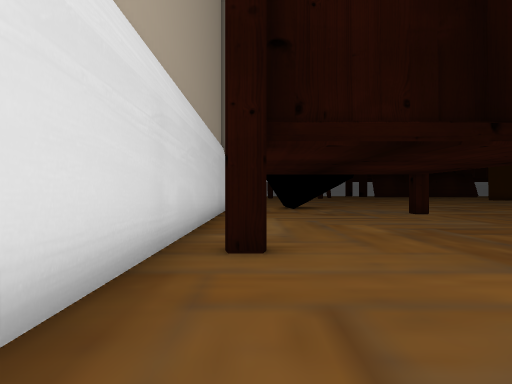
[1] (above)

24 first-person views from a walk through a scene from a Unity 3-D project. The camera is 1.4 m above the floor, looks level and sees 70° across. Doors are open. The floor is counted in squares, 2 m on a side. Each view is taken from the middle of a square. On the plan, view 1 faces up. The plan holds only what a view shows up to about 11 squares ahead; the rest is blank. The place goes on beyond the plan. Some surface patterns are stand-ins.

[2]
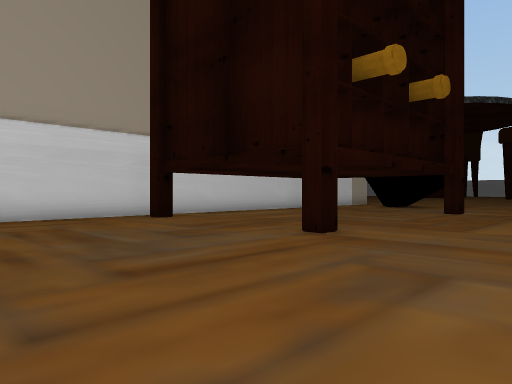

[3]
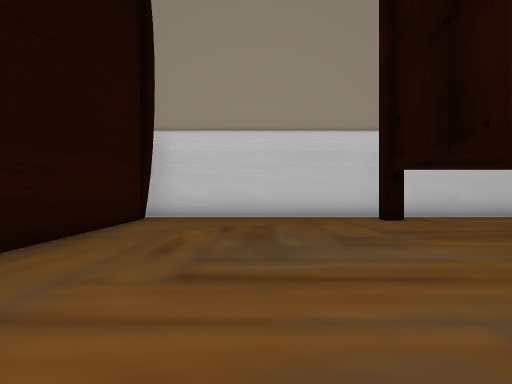

[4]
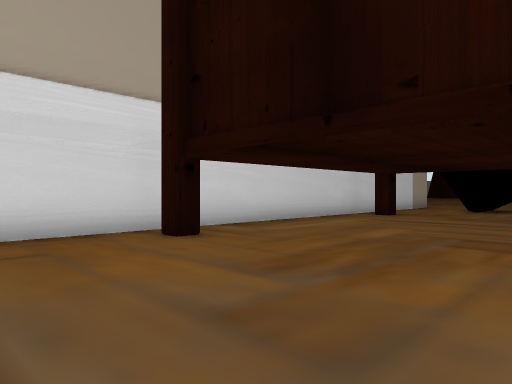

[5]
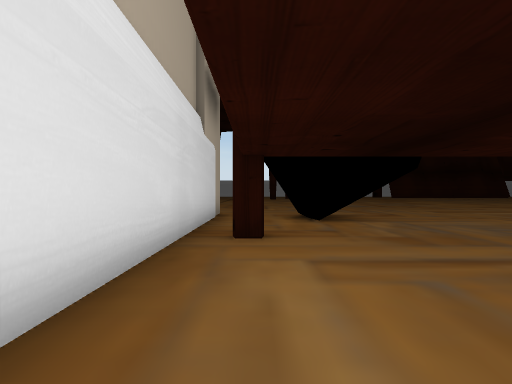

[6]
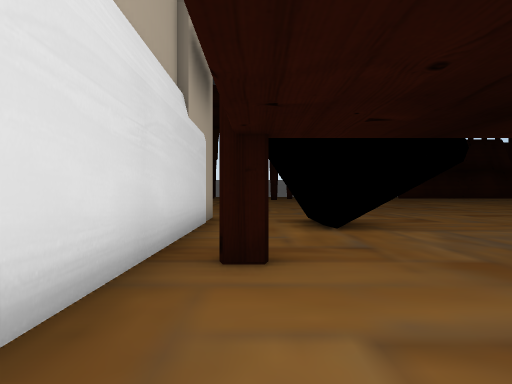

[7]
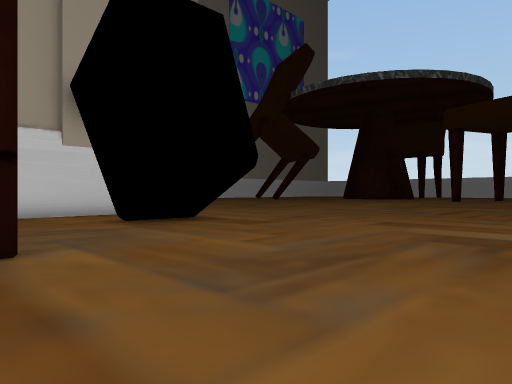

[8]
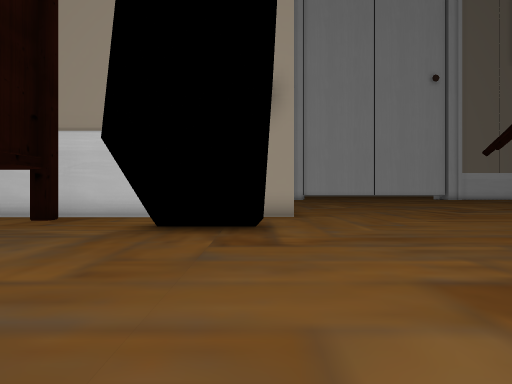

[9]
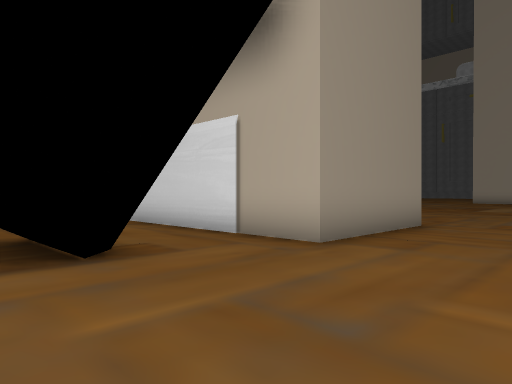

[10]
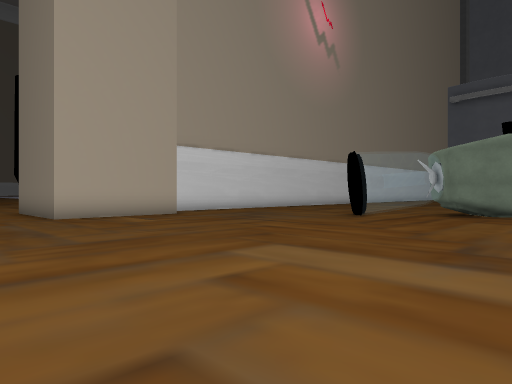

[11]
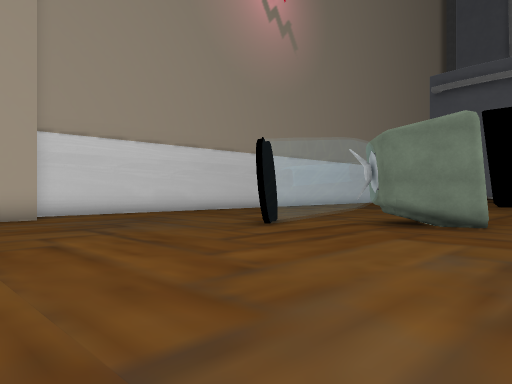

[12]
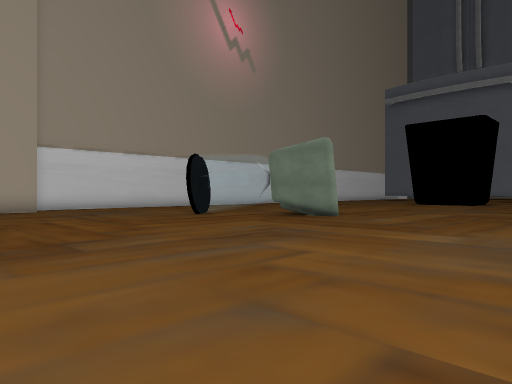

[13]
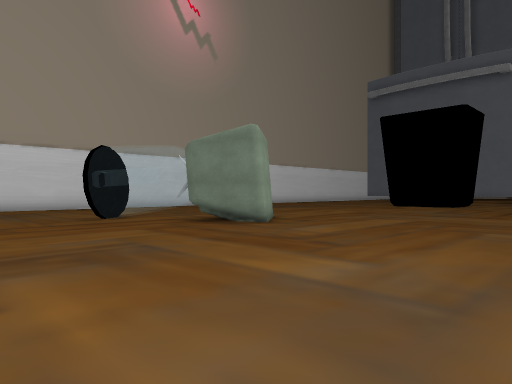

[14]
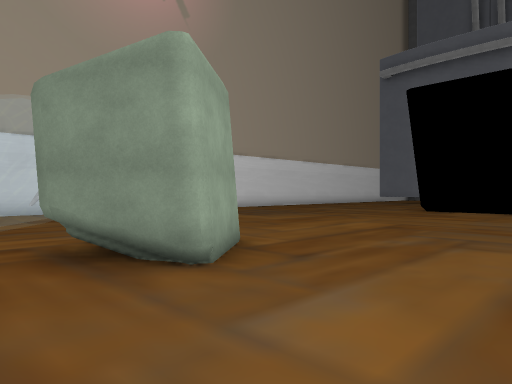

[15]
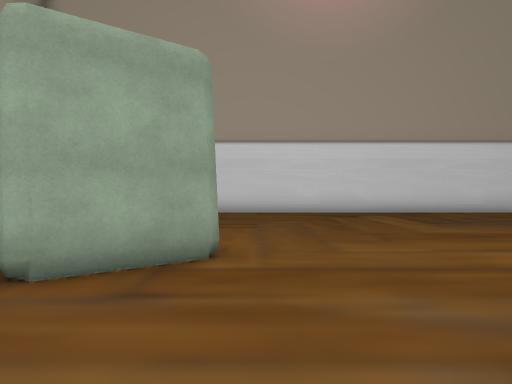

[16]
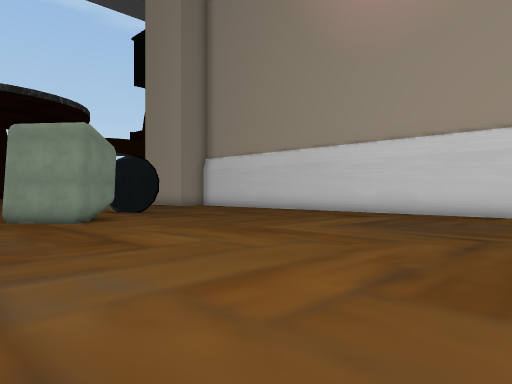

[17]
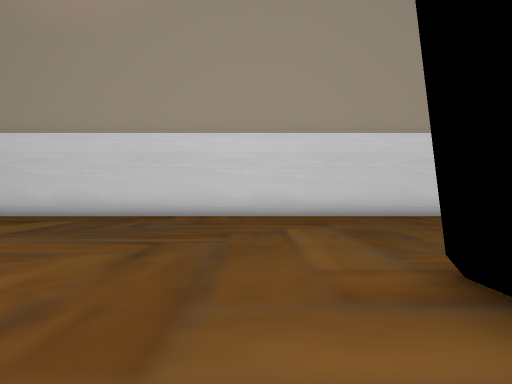

[18]
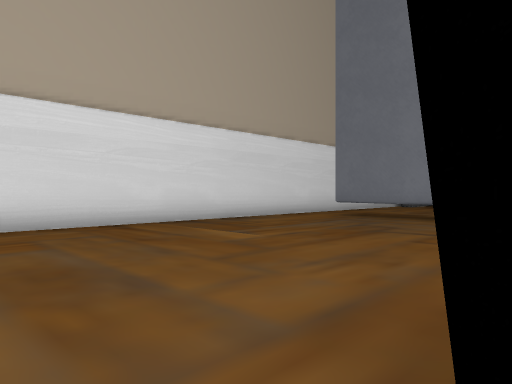

[19]
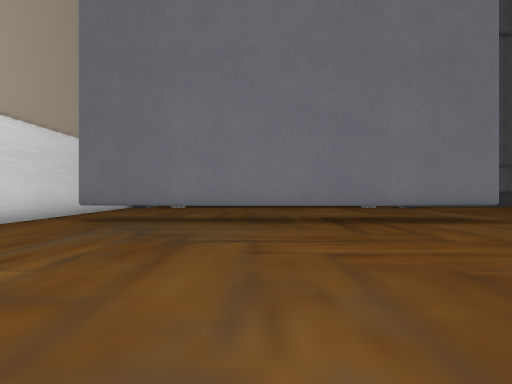

[20]
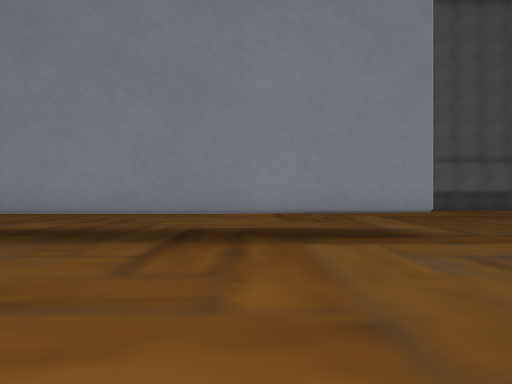

[21]
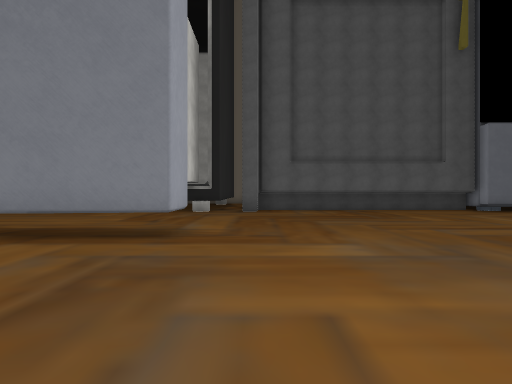

[22]
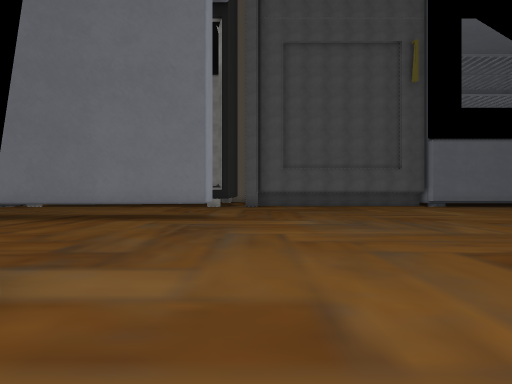

[23]
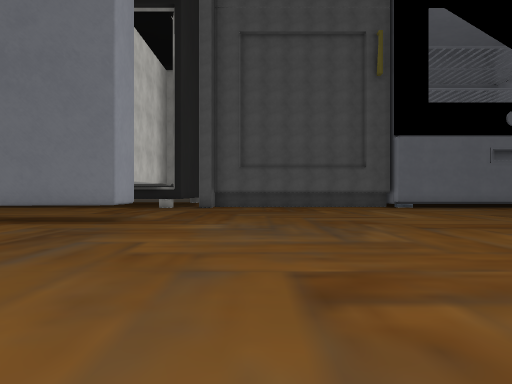

[24]
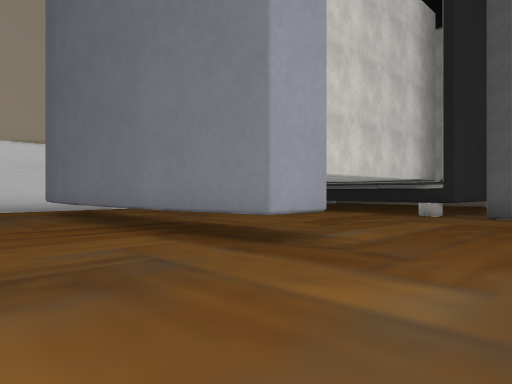

### Floor plan
Key: @ floor where view 1 was taken; # wall or solid block; . floor; = window, fence, low wall or low ledge; T thing the floor can be seen under or through.
Columns run from 23 left of view 1 to 10 right of it. Each row starts with its distance up from view 1.
 22                      .....  ....
 21         ....         ...........
 20         ......... ..............
 19         .........................
 18     ..............#####..........
 17     ..............#   #.## ......
 16     ..............#   #. # ......
 15     ..............#   #. # ......
 14     ................###...........
 13     ................###...........
 12     .........=......  ##....#.....
 11      .......==#....   #...........
 10      ......#===...    #........
  9      .....###=......###........
  8      ......##.......###........
  7      .............. # #.........
  6       ..............###.........
  5       ..............# #.........
  4       ..............# ##....#...
  3       ..............# #.........
  2       ..............# #..........
  1         ............# #..........
  0         ............# #@.........
 -1         ............# #..........
 -2        . ...........# #######
 -3      ....    .......#
 -4     .....    .......#
 -5    ......    .......#
 -6    .................#
 -7   ..................#
 -8  ...................#
 -9  ...................#
-10 ....................#
-11 ...........TTTTTT...#
-12 .........TT      TT.#
-13 .........T         .#
-14 ....................#
-15  .................
-16 ...................
-17 ...................
-18        .....
-19        #.#
-20         .#

Positions as (right, up) in squares from view 1, and headings:
1: (0, 0), facing up
2: (9, -1), facing up-left
3: (9, 1), facing left
4: (5, 1), facing up-left
5: (0, 6), facing up
6: (0, 8), facing up
7: (10, 11), facing up-left
8: (9, 17), facing left
9: (3, 21), facing down-left
10: (-15, 21), facing down-right
11: (-15, 17), facing down-right
12: (-19, 18), facing down-right
13: (-19, 15), facing down-right
14: (-16, 11), facing down-right
15: (-16, 7), facing right
16: (-15, -1), facing up-right
17: (-14, -1), facing right
18: (-11, -2), facing down-right
19: (-9, -3), facing down
20: (-12, -6), facing down
21: (-16, -6), facing down
22: (-16, -2), facing down
23: (-18, -3), facing down
24: (-18, -8), facing down-right
